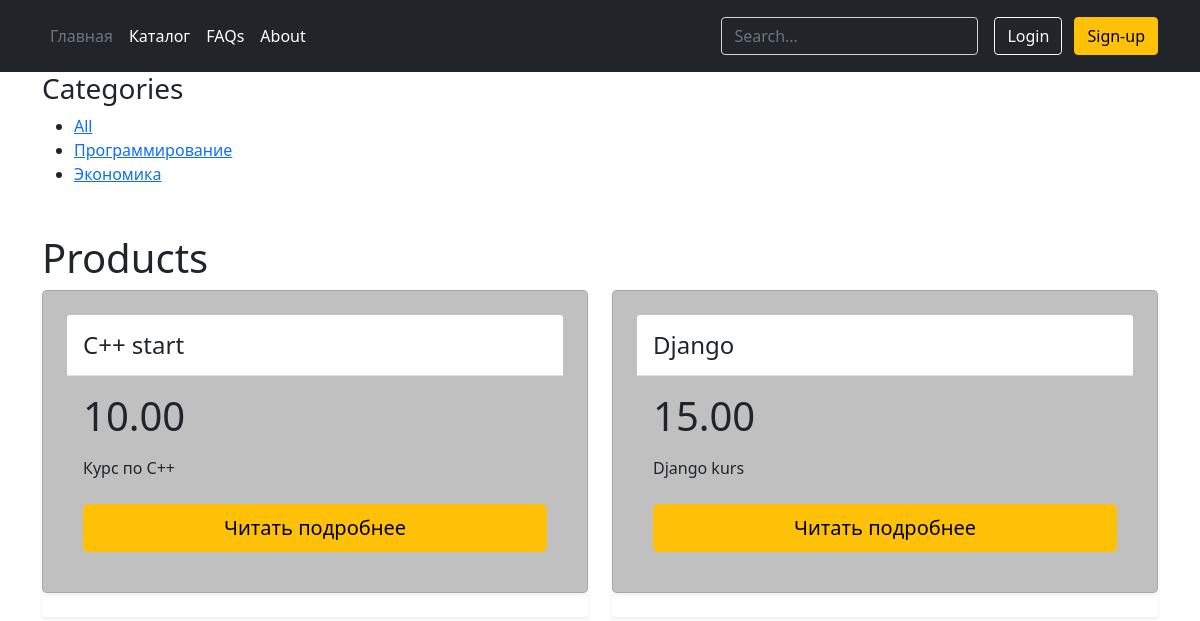
Page /catalog/ on the earlier database version.
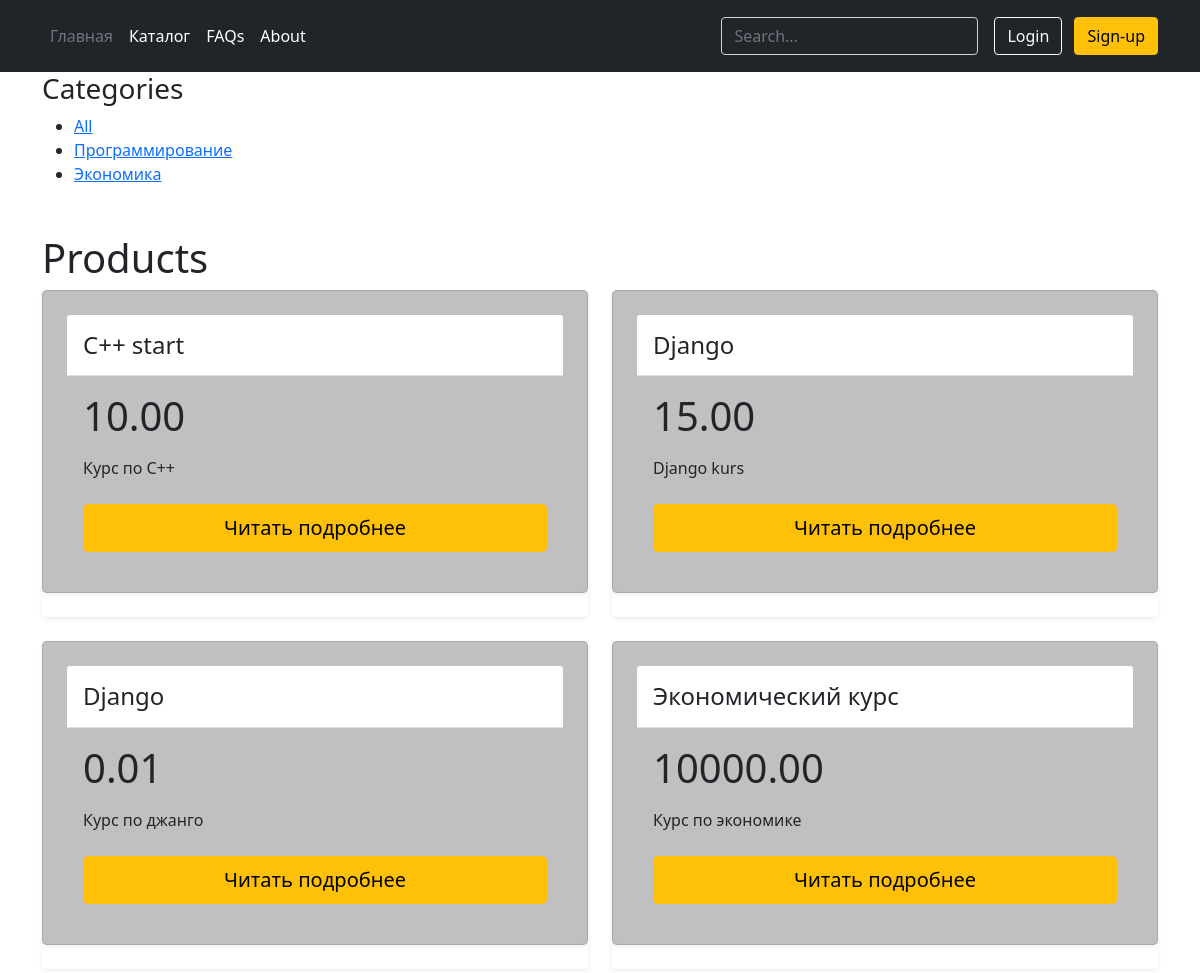
Same page on the later database version.
### main/models.py (models this page shows, shortened)
class Category(models.Model):
    name = models.CharField(max_length=200, db_index=True)
    slug = models.SlugField(max_length=200, db_index=True, unique=True)
    class Meta:
        ordering = ('name',)
        verbose_name = 'Категория'
        verbose_name_plural = 'Категории'
    def get_absolute_url(self):
        return reverse('product_list_by_category',
                       args=[self.slug])

class Product(models.Model):
    category = models.ForeignKey(Category, related_name='products', on_delete=models.CASCADE)
    name = models.CharField(max_length=200, db_index=True)
    slug = models.SlugField(max_length=200, db_index=True)
    image = models.ImageField(upload_to='products/%Y/%m/%d', blank=True)
    description = models.TextField(blank=True)
    price = models.DecimalField(max_digits=10, decimal_places=2)
    stock = models.PositiveIntegerField()
    available = models.BooleanField(default=True)
    created = models.DateTimeField(auto_now_add=True)
    updated = models.DateTimeField(auto_now=True)
    class Meta:
        ordering = ('name',)
        verbose_name = 'Продукт'
        verbose_name_plural = 'Продукты'
        index_together = (('id', 'slug'),)
    def get_absolute_url(self):
        return reverse('product_detail',
                       args=[self.id, self.slug])

### main/views.py (the view)
# urls.py: path('catalog/', views.product_list, name='product_list'),
def product_list(request, category_slug=None):
    category = None
    categories = Category.objects.all()
    products = Product.objects.filter(available=True)
    if category_slug:
        category = get_object_or_404(Category, slug=category_slug)
        products = products.filter(category=category)
    return render(request,
                  'main/catalog.html',
                  {'category': category,
                   'categories': categories,
                   'products': products})

### main/templates/main/catalog.html (shortened to what this page needs)
{% extends "main/base.html" %}
{% load static %}
{% block content %}
    <div id="sidebar">
        <h3>Categories</h3>
        <ul>
            <li class="selected">
                <a href="{% url 'product_list' %}">All</a>
            </li>
            {% for c in categories %}
                <li class="selected">
                    <a href="{{ c.get_absolute_url }}">{{ c.name }}</a>
                </li>
            {% endfor %}
        </ul>
    </div>
    <div id="main" class="product-list row mt-5 mb-2">
        <h1>{% if category %}{{ category.name }}{% else %}Products{% endif %}</h1>
        {% for product in products %}
            <div class="item col-md-6 ">
                <div class="row g-0 rounded overflow-hidden flex-md-row mb-4 mr-1 shadow-sm h-md-250 position-relative elem">
                    <div class="card mb-4 rounded-3 shadow-sm col p-4 d-flex flex-column position-static" style="background-color: #C0C0C0">
                        <div class="card-header py-3 " style="background-color: white">
                            <h4 class="my-0 fw-normal" >{{ product.name }}</h4>
                        </div>
                        <div class="card-body">
                            <h1 class="card-title pricing-card-title">{{ product.price }}<small class="text-muted fw-light"></small></h1>
                            <ul class="list-unstyled mt-3 mb-4">
                                <li>{{ product.description }}</li>
                            </ul>
                            <a href="{{ product.get_absolute_url }}">
                                <button type="button" class="w-100 btn btn-lg btn-warning">Читать подробнее</button>
                            </a>
                        </div>
                    </div>
                </div>
            </div>
        {% endfor %}
    </div>
{% endblock %}

Differences in the rows shown:
added Product: name "Django", price "0.01", description "Курс по джанго"
added Product: name "Экономический курс", price "10000.00", description "Курс по экономике"
